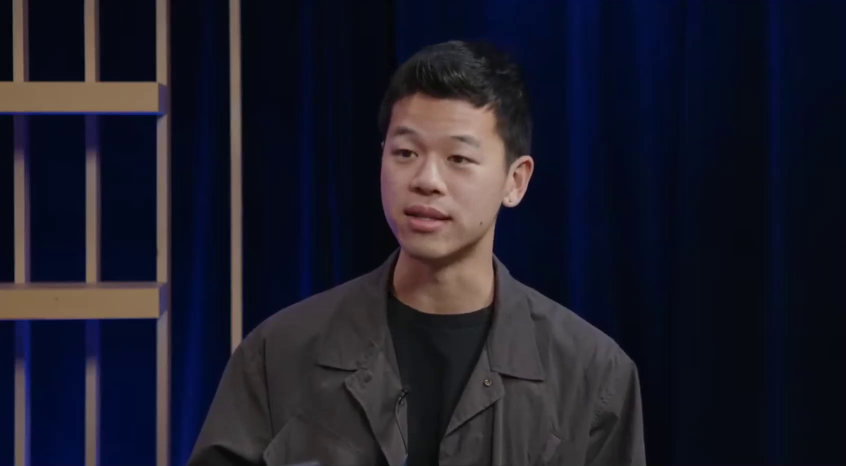
#> input picture frame 17 of 05_Gun_Detection/face_detect.mp4, 1692 x 932 px (shown at 1/2 size)
$ python gun_video.py
#> lines starting #> are read from the running program, lines starting #| are printed output that depends on the picture; after the words box and inside, x2 and y2 are one past the last pixel; in counts of white or black regions, pixels touching at a corner belong together
import cv2
import imutils
import datetime
from pathlib import Path

# Build paths relative to this script so it works from any working directory
BASE_DIR = Path(__file__).resolve().parent
CASCADE_PATH = BASE_DIR / "cascade.xml"
VIDEO_PATH = BASE_DIR / "src" / "face_detect.mp4"

gun_cascade = cv2.CascadeClassifier(str(CASCADE_PATH))
if gun_cascade.empty():
    raise FileNotFoundError(f"Could not load cascade file: {CASCADE_PATH}")

vid = cv2.VideoCapture(str(VIDEO_PATH))
if not vid.isOpened():
    raise FileNotFoundError(f"Could not open video file: {VIDEO_PATH}")

gun_exist = False

while True:
    ret, frame = vid.read()
#> frame is the input picture: shape (932, 1692, 3); mean B, G, R 41.9, 28.9, 29.4
    if not ret or frame is None:
        break

    frame = imutils.resize(frame, width=500)
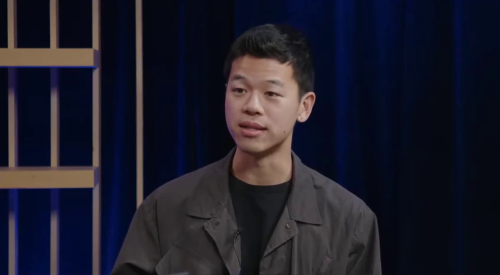
#> frame: shape (275, 500, 3); mean B, G, R 41.9, 28.9, 29.4
    gray = cv2.cvtColor(frame, cv2.COLOR_BGR2GRAY)
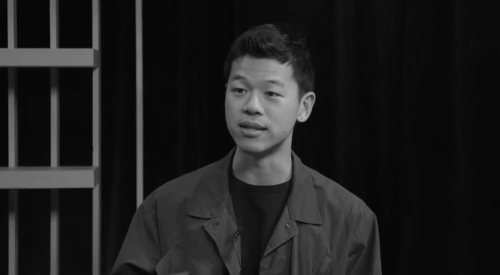
#> gray: shape (275, 500); min 4, max 190, mean 30.6

    guns = gun_cascade.detectMultiScale(gray, 1.3, 20, minSize=(100, 100))
#> guns = ()

    if len(guns) > 0:
        gun_exist = True

    for (x, y, w, h) in guns:
        cv2.rectangle(frame, (x, y), (x + w, y + h), (255, 0, 0), 2)
#> this loop made 0 passes

    cv2.putText(
        frame,
        datetime.datetime.now().strftime("%A %d %B %Y %I:%M:%S %p"),
        (10, frame.shape[0] - 10),
        cv2.FONT_HERSHEY_SIMPLEX,
        0.35,
        (0, 0, 255),
        1,
    )
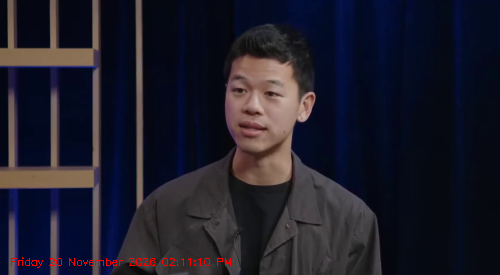
#> frame: shape (275, 500, 3); 0.34% of pixels changed, all inside (x1, y1, x2, y2) = (11, 257, 231, 268)

    cv2.imshow("Security Feed", frame)

    if gun_exist:
        print("Gun detected")

    key = cv2.waitKey(1) & 0xFF
#> (key q is pressed here)
    if key == ord("q"):
        break

vid.release()
cv2.destroyAllWindows()

$ run again, starting later in the video
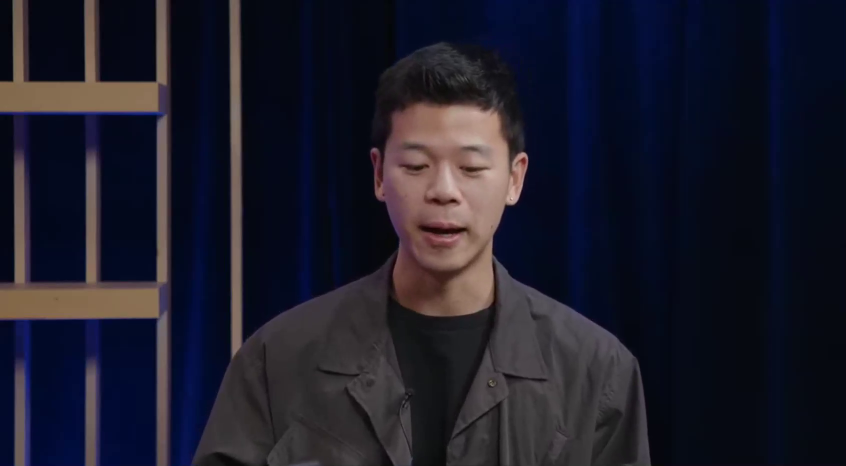
#> input picture frame 77 of 05_Gun_Detection/face_detect.mp4, 1692 x 932 px (shown at 1/2 size)
#> frame is the input picture: shape (932, 1692, 3); mean B, G, R 42, 28.5, 29.2
#> `gray = cv2.cvtColor(frame, cv2.COLOR_BGR2GRAY)`:
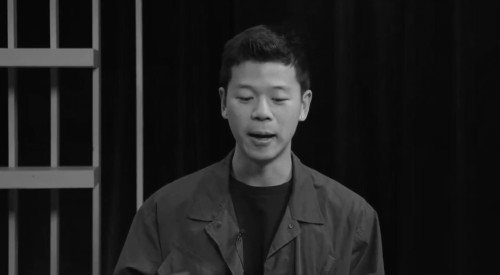
#> gray: shape (275, 500); min 4, max 189, mean 30.3
#> guns = ()
#> `cv2.putText( frame, datetime.datetime.now().strftime("%A %d %B %Y %I:%..`:
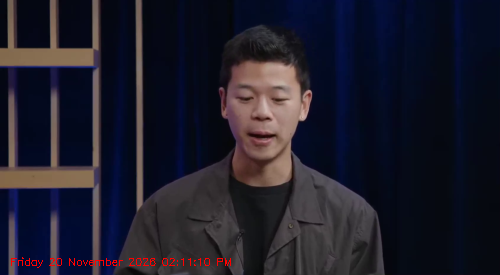
#> frame: shape (275, 500, 3); mean B, G, R 41.8, 28.4, 29.9

$ run again, starting later in the video
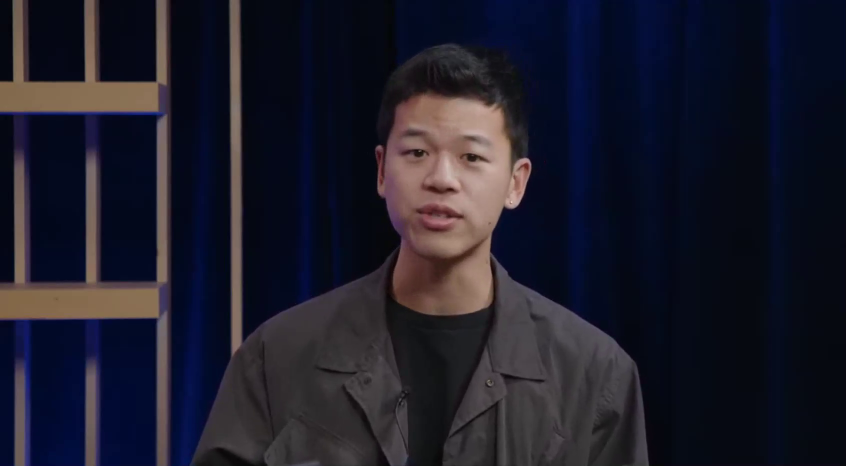
#> input picture frame 138 of 05_Gun_Detection/face_detect.mp4, 1692 x 932 px (shown at 1/2 size)
#> frame is the input picture: shape (932, 1692, 3); mean B, G, R 42.1, 28.7, 29.4
#> `gray = cv2.cvtColor(frame, cv2.COLOR_BGR2GRAY)`:
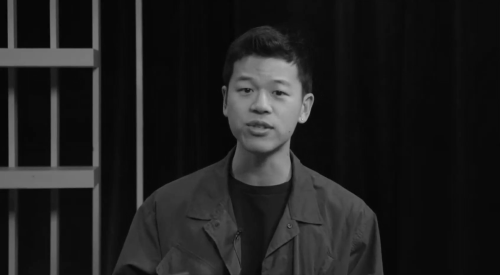
#> gray: shape (275, 500); min 4, max 192, mean 30.4
#> guns = ()
#> `cv2.putText( frame, datetime.datetime.now().strftime("%A %d %B %Y %I:%..`:
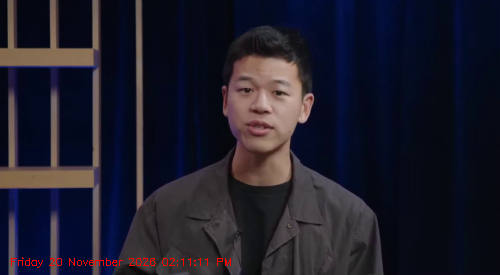
#> frame: shape (275, 500, 3); mean B, G, R 41.9, 28.6, 30.2
